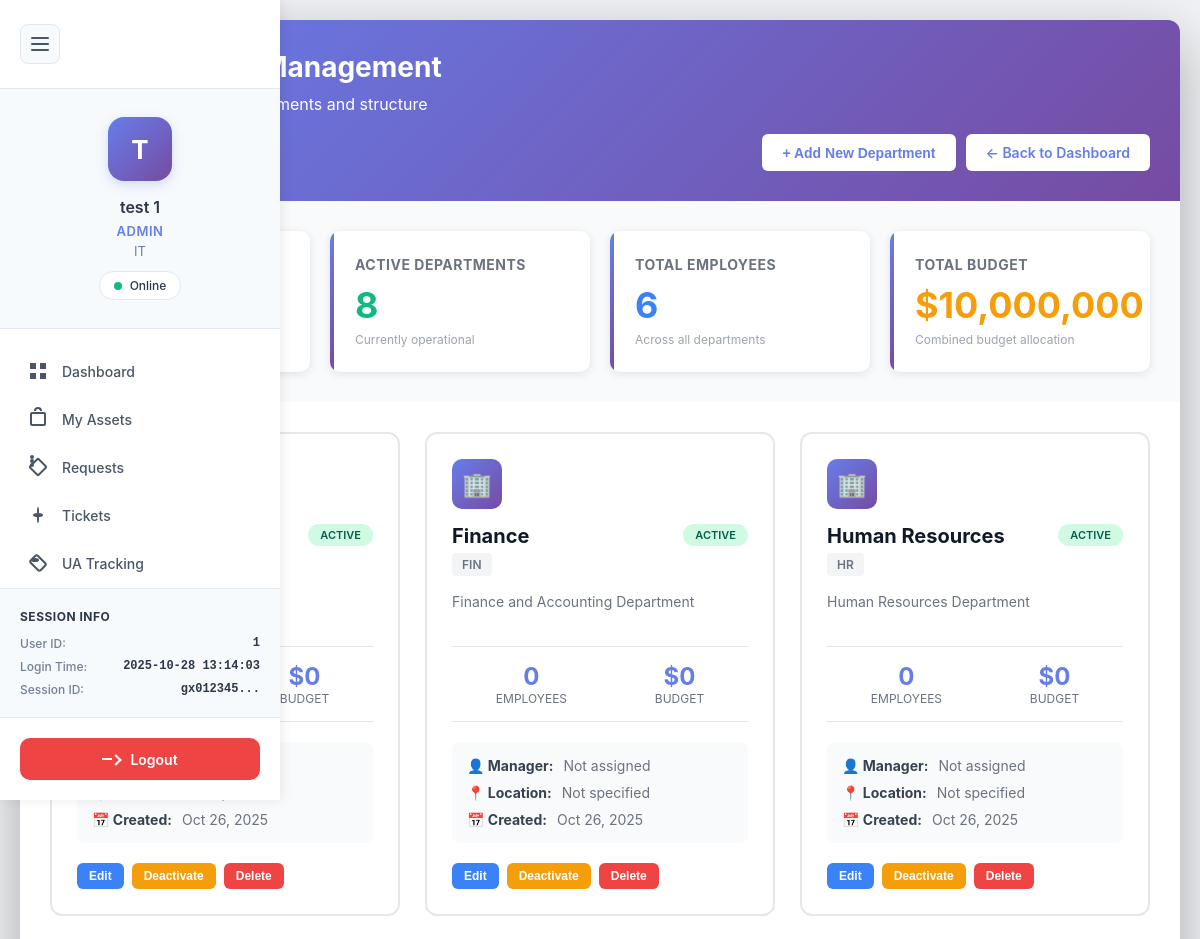
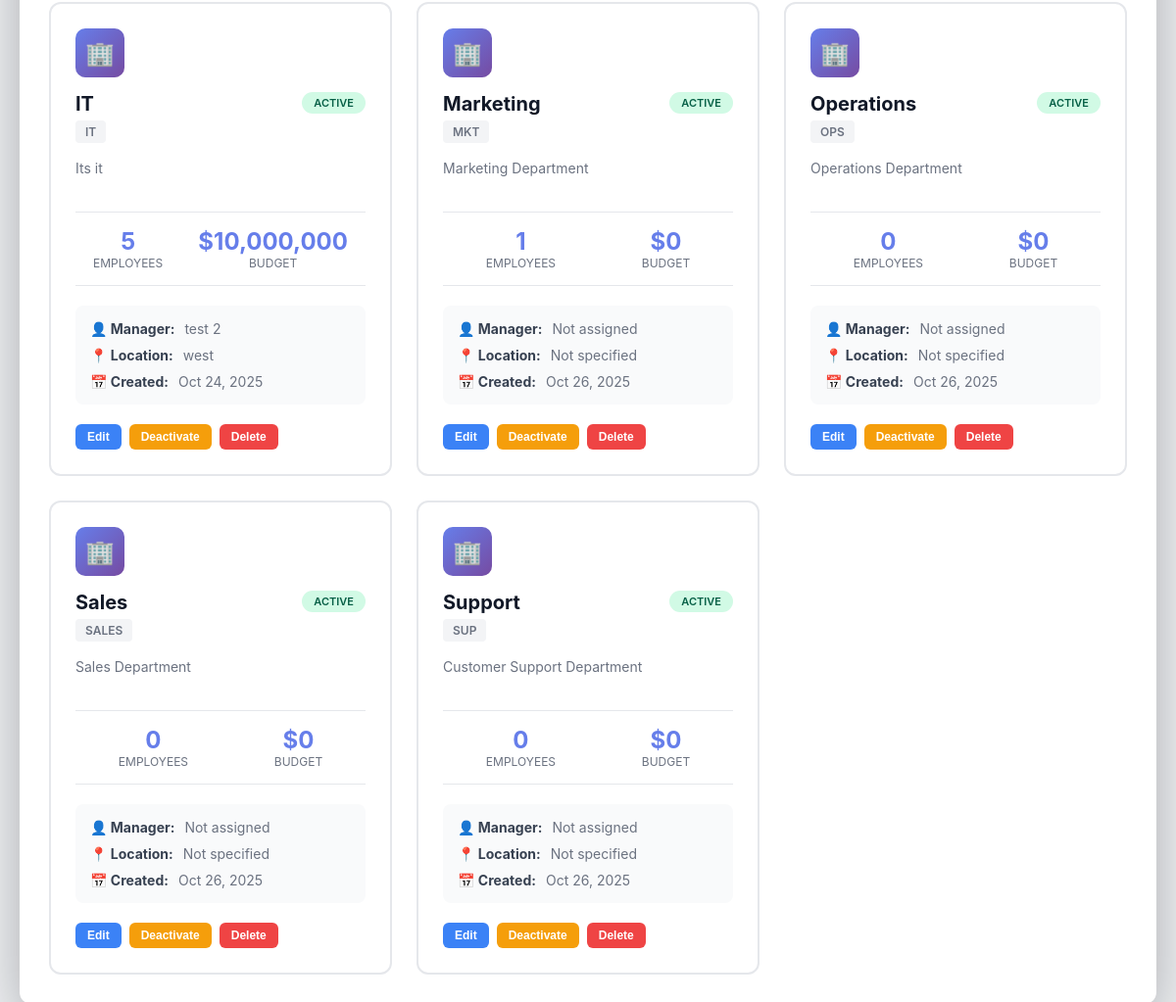
The app's page /public/departments.php (signed in) with its own data (2 pictures, top to bottom).
### tables this page shows
CREATE TABLE `departments` (
  `dept_id` int(11) NOT NULL,
  `dept_name` varchar(100) NOT NULL,
  `dept_code` varchar(20) NOT NULL,
  `description` text DEFAULT NULL,
  `manager_id` int(11) DEFAULT NULL,
  `location` varchar(255) DEFAULT NULL,
  `budget` decimal(15,2) DEFAULT NULL,
  `is_active` tinyint(1) DEFAULT 1,
  `created_at` timestamp NOT NULL DEFAULT current_timestamp(),
  `updated_at` timestamp NOT NULL DEFAULT current_timestamp() ON UPDATE current_timestamp()
);

### public/departments.php (the view, shortened to what this page needs)
<?php
include("../auth/config/database.php");
$departments_query = "
    SELECT
        d.*,
        CONCAT(u.first_name, ' ', u.last_name) as manager_name,
        u.email as manager_email,
        COUNT(DISTINCT users.user_id) as employee_count
    FROM departments d
    LEFT JOIN users u ON d.manager_id = u.user_id
    LEFT JOIN users ON users.department = d.dept_name
    GROUP BY d.dept_id
    ORDER BY d.dept_name ASC
";
$departments = $pdo->query($departments_query)->fetchAll(PDO::FETCH_ASSOC);
$stats_query = "
    SELECT
        COUNT(*) as total_departments,
        SUM(CASE WHEN is_active = 1 THEN 1 ELSE 0 END) as active_departments,
        SUM(CASE WHEN is_active = 0 THEN 1 ELSE 0 END) as inactive_departments,
        SUM(budget) as total_budget
    FROM departments
";
$stats = $pdo->query($stats_query)->fetch(PDO::FETCH_ASSOC);
$total_employees = $pdo->query("SELECT COUNT(*) FROM users")->fetchColumn();
?>
<!DOCTYPE html>
<html lang="en">
<head>
    <link rel="stylesheet" href="../auth/inc/navigation.css">
</head>
<body>
    <?php include("../auth/inc/sidebar.php"); ?>
    <div class="container">
        <div class="header">
            <h1>🏢 Department Management</h1>
            <p>Manage organizational departments and structure</p>
            <div class="header-actions">
                <div>
                    <span style="opacity: 0.9;">Welcome, <?php echo htmlspecialchars($_SESSION['first_name']); ?></span>
                </div>
                <div style="display: flex; gap: 10px;">
                    <?php if ($_SESSION['role'] === 'admin'): ?>
                    <button onclick="openAddModal()" class="btn btn-primary">+ Add New Department</button>
                    <?php endif; ?>
                    <a href="dashboard.php" class="btn btn-primary">← Back to Dashboard</a>
                </div>
            </div>
        </div>
        <div class="stats-grid">
            <div class="stat-card">
                <h3>Total Departments</h3>
                <div class="number"><?php echo $stats['total_departments']; ?></div>
                <div class="label">Across organization</div>
            </div>
            <div class="stat-card">
                <h3>Active Departments</h3>
                <div class="number" style="color: #10b981;"><?php echo $stats['active_departments']; ?></div>
                <div class="label">Currently operational</div>
            </div>
            <div class="stat-card">
                <h3>Total Employees</h3>
                <div class="number" style="color: #3b82f6;"><?php echo $total_employees; ?></div>
                <div class="label">Across all departments</div>
            </div>
            <div class="stat-card">
                <h3>Total Budget</h3>
                <div class="number" style="color: #f59e0b;">$<?php echo number_format($stats['total_budget'] ?? 0, 0); ?></div>
                <div class="label">Combined budget allocation</div>
            </div>
        </div>
        <div class="departments-grid">
            <?php if (count($departments) > 0): ?>
                <?php foreach ($departments as $dept): ?>
                <div class="department-card <?php echo $dept['is_active'] ? '' : 'inactive'; ?>">
                    <div class="dept-icon">🏢</div>
                    <div class="dept-header">
                        <div class="dept-title">
                            <h3><?php echo htmlspecialchars($dept['dept_name']); ?></h3>
                            <span class="dept-code"><?php echo htmlspecialchars($dept['dept_code']); ?></span>
                        </div>
                        <span class="badge badge-<?php echo $dept['is_active'] ? 'active' : 'inactive'; ?>">
                            <?php echo $dept['is_active'] ? 'Active' : 'Inactive'; ?>
                        </span>
                    </div>
                    <div class="dept-description">
                        <?php echo htmlspecialchars($dept['description'] ?: 'No description available'); ?>
                    </div>
                    <div class="dept-stats">
                        <div class="dept-stat">
                            <div class="dept-stat-number"><?php echo $dept['employee_count']; ?></div>
                            <div class="dept-stat-label">Employees</div>
                        </div>
                        <div class="dept-stat">
                            <div class="dept-stat-number">$<?php echo number_format($dept['budget'] ?? 0, 0); ?></div>
                            <div class="dept-stat-label">Budget</div>
                        </div>
                    </div>
                    <div class="dept-info">
                        <div class="dept-info-item">
                            <strong>👤 Manager:</strong>
                            <span><?php echo $dept['manager_name'] ? htmlspecialchars($dept['manager_name']) : 'Not assigned'; ?></span>
                        </div>
                        <div class="dept-info-item">
                            <strong>📍 Location:</strong>
                            <span><?php echo htmlspecialchars($dept['location'] ?: 'Not specified'); ?></span>
                        </div>
                        <div class="dept-info-item">
                            <strong>📅 Created:</strong>
                            <span><?php echo date('M d, Y', strtotime($dept['created_at'])); ?></span>
                        </div>
                    </div>
                    <?php if ($_SESSION['role'] === 'admin'): ?>
                    <div class="dept-actions">
                        <button onclick='openEditModal(<?php echo json_encode($dept); ?>)' class="btn btn-sm btn-info">
                            Edit
                        </button>
                        <form method="POST" style="display: inline;">
                            <button type="submit" class="btn btn-sm <?php echo $dept['is_active'] ? 'btn-warning' : 'btn-success'; ?>">
                                <?php echo $dept['is_active'] ? 'Deactivate' : 'Activate'; ?>
                            </button>
                        </form>
                        <button onclick="confirmDelete(<?php echo $dept['dept_id']; ?>, '<?php echo htmlspecialchars($dept['dept_name']); ?>', <?php echo $dept['employee_count']; ?>)"
                                class="btn btn-sm btn-danger">
                            Delete
                        </button>
                    </div>
                    <?php endif; ?>
                </div>
                <?php endforeach; ?>
            <?php endif; ?>
        </div>
    </div>
</body>
</html>

### auth/inc/navigation.css (style rules this page uses)
* { margin: 0; padding: 0; box-sizing: border-box; }
body { font-family: 'Inter', -apple-system, BlinkMacSystemFont, 'Segoe UI', Roboto, 'Helvetica Neue', sans-serif; background: #f0f2f5; color: #1a202c; }

### public/departments.php (style rules this page uses)
* { margin: 0; padding: 0; box-sizing: border-box; }
body { font-family: -apple-system, BlinkMacSystemFont, 'Segoe UI', Roboto, Oxygen, Ubuntu, Cantarell, sans-serif; background: linear-gradient(135deg, #667eea 0%, #764ba2 100%); min-height: 100vh; padding: 20px; }
.container { max-width: 1400px; margin: 0 auto; background: white; border-radius: 12px; box-shadow: 0 20px 60px rgba(0,0,0,0.3); overflow: hidden; }
.header { background: linear-gradient(135deg, #667eea 0%, #764ba2 100%); color: white; padding: 30px; }
.header h1 { font-size: 28px; margin-bottom: 10px; display: flex; align-items: center; gap: 10px; }
.header-actions { display: flex; justify-content: space-between; align-items: center; margin-top: 20px; }
.btn { padding: 10px 20px; border: none; border-radius: 6px; cursor: pointer; font-size: 14px; font-weight: 600; text-decoration: none; display: inline-block; transition: all 0.3s; }
.btn-primary { background: white; color: #667eea; }
.btn-danger { background: #ef4444; color: white; }
.btn-warning { background: #f59e0b; color: white; }
.btn-info { background: #3b82f6; color: white; }
.btn-sm { padding: 6px 12px; font-size: 12px; }
.stats-grid { display: grid; grid-template-columns: repeat(auto-fit, minmax(250px, 1fr)); gap: 20px; padding: 30px; background: #f9fafb; }
.stat-card { background: white; padding: 25px; border-radius: 10px; box-shadow: 0 2px 8px rgba(0,0,0,0.1); position: relative; overflow: hidden; }
.stat-card::before { content: ''; position: absolute; top: 0; left: 0; width: 4px; height: 100%; background: linear-gradient(135deg, #667eea 0%, #764ba2 100%); }
.stat-card h3 { font-size: 14px; color: #6b7280; margin-bottom: 10px; text-transform: uppercase; letter-spacing: 0.5px; }
.stat-card .number { font-size: 36px; font-weight: bold; color: #667eea; }
.stat-card .label { font-size: 12px; color: #9ca3af; margin-top: 5px; }
.departments-grid { display: grid; grid-template-columns: repeat(auto-fill, minmax(350px, 1fr)); gap: 25px; padding: 30px; }
.department-card { background: white; border: 2px solid #e5e7eb; border-radius: 12px; padding: 25px; transition: all 0.3s; position: relative; }
.dept-header { display: flex; justify-content: space-between; align-items: start; margin-bottom: 15px; }
.dept-icon { width: 50px; height: 50px; border-radius: 10px; background: linear-gradient(135deg, #667eea 0%, #764ba2 100%); display: flex; align-items: center; justify-content: center; font-size: 24px; margin-bottom: 15px; }
.dept-title { flex: 1; }
.dept-title h3 { font-size: 20px; color: #111827; margin-bottom: 5px; }
.dept-code { font-size: 12px; color: #6b7280; font-weight: 600; background: #f3f4f6; padding: 4px 10px; border-radius: 4px; display: inline-block; }
.dept-description { color: #6b7280; font-size: 14px; line-height: 1.6; margin: 15px 0; min-height: 40px; }
.dept-info { display: flex; flex-direction: column; gap: 10px; margin: 20px 0; padding: 15px; background: #f9fafb; border-radius: 8px; }
.dept-info-item { display: flex; align-items: center; gap: 10px; font-size: 14px; }
.dept-info-item strong { color: #374151; min-width: 80px; }
.dept-info-item span { color: #6b7280; }
.dept-stats { display: flex; justify-content: space-around; padding: 15px 0; border-top: 1px solid #e5e7eb; border-bottom: 1px solid #e5e7eb; margin: 15px 0; }
.dept-stat { text-align: center; }
.dept-stat-number { font-size: 24px; font-weight: bold; color: #667eea; }
.dept-stat-label { font-size: 12px; color: #6b7280; text-transform: uppercase; }
.dept-actions { display: flex; gap: 8px; margin-top: 15px; }
.badge { display: inline-block; padding: 4px 12px; border-radius: 12px; font-size: 11px; font-weight: 600; text-transform: uppercase; }
.badge-active { background: #d1fae5; color: #065f46; }

### records on screen
departments: is_active "ACTIVE", budget "0", created_at "Oct 26, 2025"
departments: dept_name "Finance", dept_code "FIN", is_active "ACTIVE", description "Finance and Accounting Department", employee_count "0", budget "0", shows "Not assigned", location "Not specified", created_at "Oct 26, 2025"
departments: dept_name "Human Resources", dept_code "HR", is_active "ACTIVE", description "Human Resources Department", employee_count "0", budget "0", shows "Not assigned", location "Not specified", created_at "Oct 26, 2025"
departments: dept_name "IT", dept_code "IT", is_active "ACTIVE", description "Its it", employee_count "5", budget "10,000,000", manager_name "test 2", location "west", created_at "Oct 24, 2025"
departments: dept_name "Marketing", dept_code "MKT", is_active "ACTIVE", description "Marketing Department", employee_count "1", budget "0", shows "Not assigned", location "Not specified", created_at "Oct 26, 2025"
departments: dept_name "Operations", dept_code "OPS", is_active "ACTIVE", description "Operations Department", employee_count "0", budget "0", shows "Not assigned", location "Not specified", created_at "Oct 26, 2025"
departments: dept_name "Sales", dept_code "SALES", is_active "ACTIVE", description "Sales Department", employee_count "0", budget "0", shows "Not assigned", location "Not specified", created_at "Oct 26, 2025"
departments: dept_name "Support", dept_code "SUP", is_active "ACTIVE", description "Customer Support Department", employee_count "0", budget "0", shows "Not assigned", location "Not specified", created_at "Oct 26, 2025"

### other values on screen
$user_initial "T"
$user_name "test 1"
$role "ADMIN"
$department "IT"
$_SESSION['user_id'] "1"
$login_time "2025-10-28 13:14:03"
substr(session_id(), 0, 8) "gx012345"
$stats['active_departments'] "8"
$total_employees "6"
$stats['total_budget'] "10,000,000"
